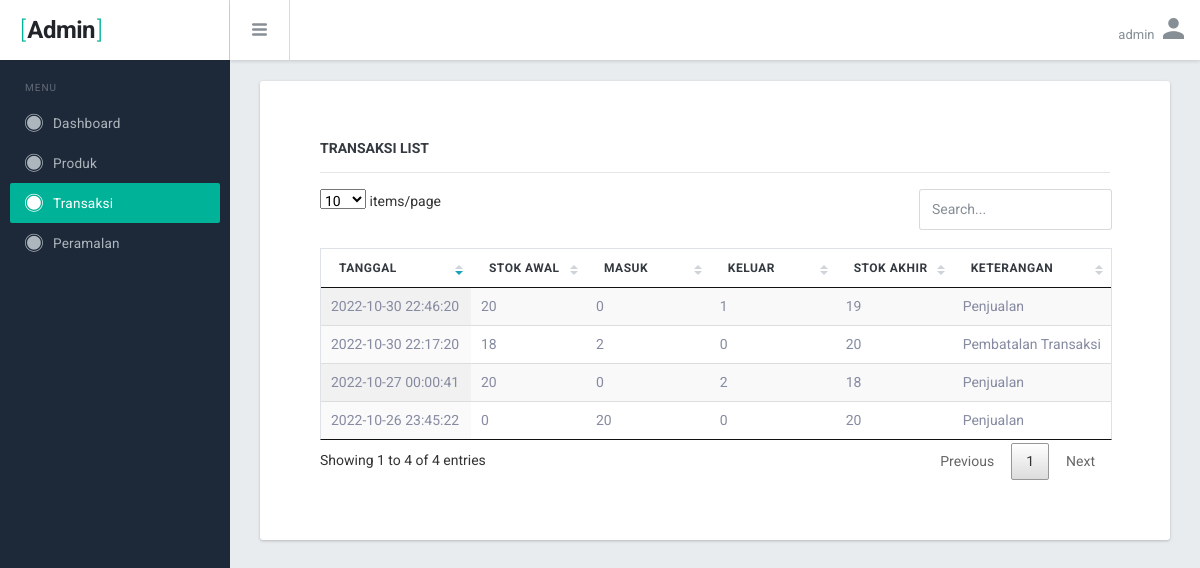
Screenshot of /web_admin/produk/detail_mutasi/f8ed6034-4eea-11ed-816f-d0509999a4d7 (signed in) with the database file from the repository.
### tables this page shows
CREATE TABLE `produk_stok` (
  `id_produk_stok` int(100) NOT NULL,
  `fk_produk` char(36) NOT NULL,
  `fk_transaksi` char(36) DEFAULT NULL,
  `stok_awal` int(11) NOT NULL,
  `barang_masuk` int(11) NOT NULL DEFAULT 0,
  `barang_keluar` int(11) NOT NULL DEFAULT 0,
  `stok_akhir` int(11) NOT NULL,
  `keterangan_mutasi` text NOT NULL,
  `tgl_mutasi` datetime NOT NULL DEFAULT current_timestamp()
);

### web_admin/app/core/Controller.php (called while the page is built, shortened)
<?php
class Controller{
	public function view($view, $data_array_909090 = []){
		extract($data_array_909090);
		require_once 'app/views/'.$view.'.php';
	}
}

### web_admin/app/controller/produk.php (called while the page is built, shortened)
<?php
class Produk extends Controller {
	public function __construct(){
		$this->db = new Database ;
	}
	public function detail_mutasi($id_produk=''){
		$data['list'] = $this->db->get_all_data("SELECT * FROM produk_stok WHERE fk_produk='$id_produk' ");
		$this->view('produk/detail_mutasi', $data);
	}
}

### web_admin/app/core/App.php (called while the page is built, shortened)
<?php
class App {
	protected $method = DEFAULT_FUNCTION;
	protected $params = [];
	public function parseURL(){
		if (isset($_GET['url'])) {
			$url = rtrim($_GET['url'], '/');
			$url = explode('/', $url);
			return $url;
		}
	}
	public function __construct(){
		$url = $this->parseURL();
		if ($url !== NULL) {
			if (file_exists('app/controller/'.$url[0].'.php')) {
				unset($url[0]);
			}else{
				if ($url[0] !== "") {
					$page_error = "true";
					exit;
					header("Location: ".base_url()."404");
				}
			}
		}
		$this->controller = new $this->controller;
		if (isset($url[1])) {
			if (method_exists($this->controller, $url[1])) {
				$this->method = $url[1];
				unset($url[1]);
			}
		}
		if (!empty($url)) {
			$this->params = array_values($url);
		}
		call_user_func_array([$this->controller, $this->method], $this->params);
	}
}

### web_admin/index.php (called while the page is built, shortened)
<?php
function base_url($url = ""){
	$base_url = rtrim(BASE_URL, '/');
	$base_url = $base_url.'/';
	$url = ltrim($url, '/');
	if ($url == "") {
		return $base_url;
	}else{
		return $base_url.$url;
	}
}
$new = new App;
?>

### web_admin/app/core/Database.php (called while the page is built, shortened)
<?php
class Database{
	private $host 		= DB_HOST;
	private $user 		= DB_USER;
	private $pass 		= DB_PASS;
	private $db_name 	= DB_NAME;
	private $dbh;
	public function __construct(){
		$this->dbh = new mysqli($this->host,$this->user,$this->pass,$this->db_name);
	}
	public function get_all_data($stmt){
		$result = $this->dbh->query($stmt)->fetch_all(MYSQLI_ASSOC);
		return $result;
	}
}

### web_admin/app/views/produk/detail_mutasi.php (the view, shortened to what this page needs)
<link href="<?= base_url() ?>assets/admin/lib/datatables/jquery.dataTables.css" rel="stylesheet">
<div class="br-pagebody">
  <div class="br-section-wrapper">
    <h6 class="tx-gray-800 tx-uppercase tx-bold tx-14 mg-b-10">Transaksi List</h6>
    <hr>
    <div class="table-wrapper">
      <table id="datatable1" class="table display responsive nowrap">
        <thead>
          <tr>
            <th class="wd-15p">Tanggal</th>
            <th class="wd-15p">Stok Awal</th>
            <th class="wd-20p">Masuk</th>
            <th class="wd-20p">Keluar</th>
            <th class="wd-15p">Stok Akhir</th>
            <th class="wd-15p">Keterangan</th>
          </tr>
        </thead>
        <tbody>
          <?php foreach ($list as $key => $value): ?>
            <tr>
              <td><?= $value['tgl_mutasi'] ?></td>
              <td><?= $value['stok_awal'] ?></td>
              <td><?= $value['barang_masuk'] ?></td>
              <td><?= $value['barang_keluar'] ?></td>
              <td><?= $value['stok_akhir'] ?></td>
              <td><?= $value['keterangan_mutasi'] ?></td>
            </tr>
          <?php endforeach ?>
        </tbody>
      </table>
    </div>
  </div>
</div>

### rows the page displays
produk_stok: tgl_mutasi "2022-10-26 23:45:22", stok_awal "0", barang_masuk "20", barang_keluar "0", stok_akhir "20", keterangan_mutasi "Penjualan"
produk_stok: tgl_mutasi "2022-10-27 00:00:41", stok_awal "20", barang_masuk "0", barang_keluar "2", stok_akhir "18", keterangan_mutasi "Penjualan"
produk_stok: tgl_mutasi "2022-10-30 22:17:20", stok_awal "18", barang_masuk "2", barang_keluar "0", stok_akhir "20", keterangan_mutasi "Pembatalan Transaksi"
produk_stok: tgl_mutasi "2022-10-30 22:46:20", stok_awal "20", barang_masuk "0", barang_keluar "1", stok_akhir "19", keterangan_mutasi "Penjualan"
